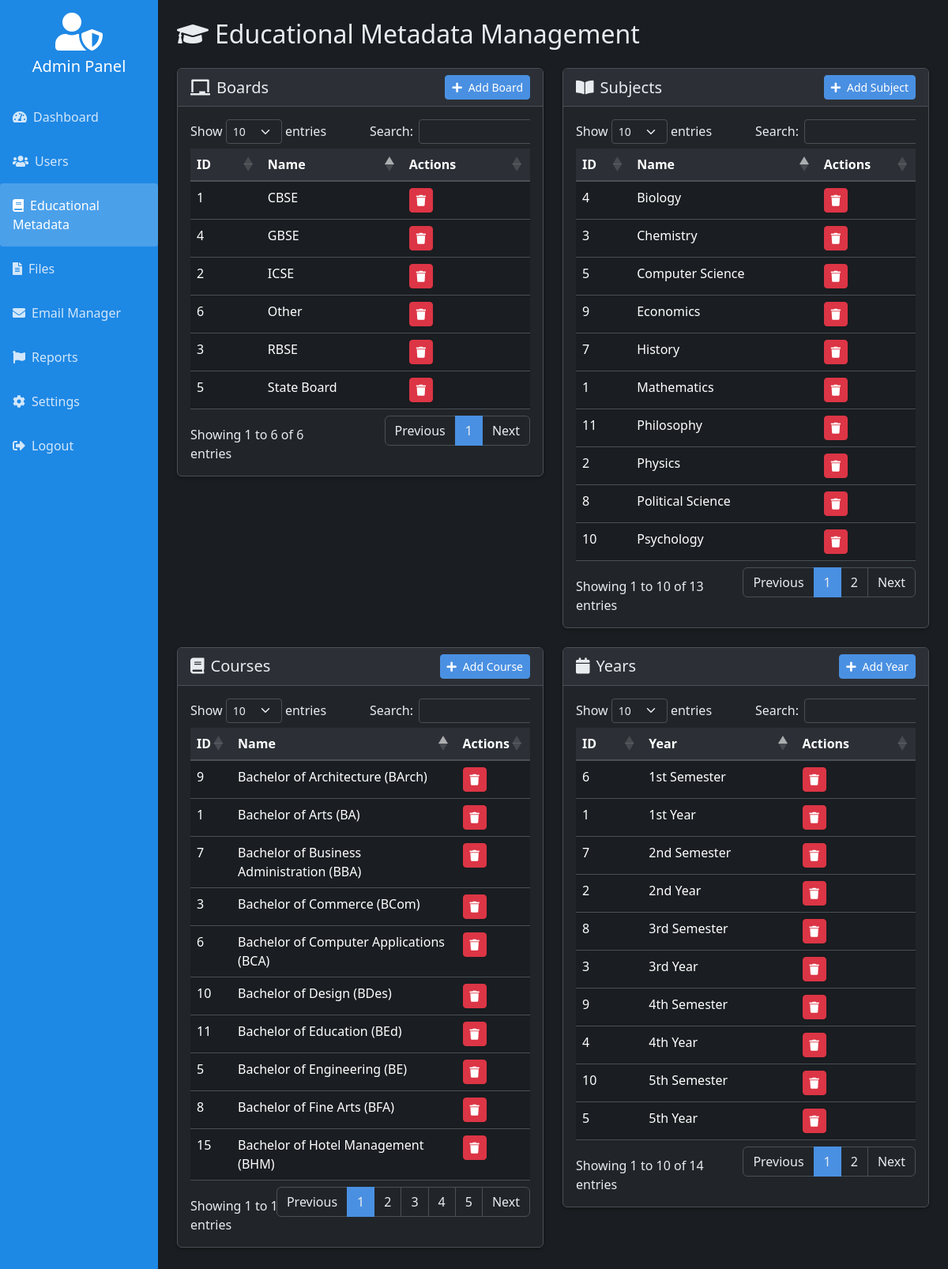
Page /admin/educational_metadata.php (signed in) on the committed database.
### tables this page shows
CREATE TABLE `boards` (
  `id` int(11) NOT NULL,
  `name` varchar(50) NOT NULL
);

CREATE TABLE `subjects` (
  `id` int(11) NOT NULL,
  `name` varchar(100) NOT NULL
);

CREATE TABLE `courses` (
  `id` int(11) NOT NULL,
  `name` varchar(100) NOT NULL
);

CREATE TABLE `years` (
  `id` int(11) NOT NULL,
  `year` varchar(100) NOT NULL
);

### includes/functions.php (called while the page is built, shortened)
<?php
function getAllSubjects($mysqli)
{
    $result = mysqli_query($mysqli, "SELECT id, name as subject FROM subjects WHERE name != '' ORDER BY name ASC");
    return $result;
}
function getAllBoards($mysqli)
{
    $result = mysqli_query($mysqli, "SELECT id, name as board FROM boards WHERE name != '' ORDER BY id");
    return $result;
}
?>

### admin/educational_metadata.php (the view, shortened to what this page needs)
<?php
require_once '../includes/db_connect.php';
require_once '../includes/functions.php';
require_once '../includes/email_manager.php';
$boards = getAllBoards($mysqli);
$subjects = getAllSubjects($mysqli);
$courses = mysqli_query($mysqli, "SELECT * FROM courses ORDER BY name ASC");
$years = mysqli_query($mysqli, "SELECT * FROM years ORDER BY year DESC");
require_once '../includes/admin_header.php';
?>
<body>
    <div class="container-fluid">
        <div class="row">
            <?php include '../includes/admin_sidebar.php'; ?>
            <div class="col-md-10 p-4">
                <h2 class="mb-4"><i class="fas fa-graduation-cap me-2"></i>Educational Metadata Management</h2>
                <div class="row">
                    <div class="col-md-6 mb-4">
                        <div class="card">
                            <div class="card-header d-flex justify-content-between align-items-center">
                                <h5 class="mb-0"><i class="fas fa-chalkboard me-2"></i>Boards</h5>
                                <button class="btn btn-sm btn-primary" data-bs-toggle="modal"
                                    data-bs-target="#addBoardModal">
                                    <i class="fas fa-plus me-2"></i>Add Board
                                </button>
                            </div>
                            <div class="card-body">
                                <div class="table-responsive">
                                    <table class="table" id="boardsTable">
                                        <thead>
                                            <tr>
                                                <th>ID</th>
                                                <th>Name</th>
                                                <th>Actions</th>
                                            </tr>
                                        </thead>
                                        <tbody>
                                            <?php while ($board = mysqli_fetch_assoc($boards)): ?>
                                                <tr>
                                                    <td><?= $board['id']; ?></td>
                                                    <td><?= htmlspecialchars($board['board']); ?></td>
                                                    <td>
                                                        <button class="btn btn-sm btn-danger"
                                                            onclick="removeItem(<?= $board['id']; ?>, 'board')">
                                                            <i class="fas fa-trash"></i>
                                                        </button>
                                                    </td>
                                                </tr>
                                            <?php endwhile; ?>
                                        </tbody>
                                    </table>
                                </div>
                            </div>
                        </div>
                    </div>
                    <div class="col-md-6 mb-4">
                        <div class="card">
                            <div class="card-header d-flex justify-content-between align-items-center">
                                <h5 class="mb-0"><i class="fas fa-book-open me-2"></i>Subjects</h5>
                                <button class="btn btn-sm btn-primary" data-bs-toggle="modal"
                                    data-bs-target="#addSubjectModal">
                                    <i class="fas fa-plus me-2"></i>Add Subject
                                </button>
                            </div>
                            <div class="card-body">
                                <div class="table-responsive">
                                    <table class="table" id="subjectsTable">
                                        <thead>
                                            <tr>
                                                <th>ID</th>
                                                <th>Name</th>
                                                <th>Actions</th>
                                            </tr>
                                        </thead>
                                        <tbody>
                                            <?php while ($subject = mysqli_fetch_assoc($subjects)): ?>
                                                <tr>
                                                    <td><?= $subject['id']; ?></td>
                                                    <td><?= htmlspecialchars($subject['subject']); ?></td>
                                                    <td>
                                                        <button class="btn btn-sm btn-danger"
                                                            onclick="removeItem(<?= $subject['id']; ?>, 'subject')">
                                                            <i class="fas fa-trash"></i>
                                                        </button>
                                                    </td>
                                                </tr>
                                            <?php endwhile; ?>
                                        </tbody>
                                    </table>
                                </div>
                            </div>
                        </div>
                    </div>
                    <div class="col-md-6 mb-4">
                        <div class="card">
                            <div class="card-header d-flex justify-content-between align-items-center">
                                <h5 class="mb-0"><i class="fas fa-book me-2"></i>Courses</h5>
                                <button class="btn btn-sm btn-primary" data-bs-toggle="modal"
                                    data-bs-target="#addCourseModal">
                                    <i class="fas fa-plus me-2"></i>Add Course
                                </button>
                            </div>
                            <div class="card-body">
                                <div class="table-responsive">
                                    <table class="table" id="coursesTable">
                                        <thead>
                                            <tr>
                                                <th>ID</th>
                                                <th>Name</th>
                                                <th>Actions</th>
                                            </tr>
                                        </thead>
                                        <tbody>
                                            <?php while ($course = mysqli_fetch_assoc($courses)): ?>
                                                <tr>
                                                    <td><?= $course['id']; ?></td>
                                                    <td><?= htmlspecialchars($course['name']); ?></td>
                                                    <td>
                                                        <button class="btn btn-sm btn-danger"
                                                            onclick="removeItem(<?= $course['id']; ?>, 'course')">
                                                            <i class="fas fa-trash"></i>
                                                        </button>
                                                    </td>
                                                </tr>
                                            <?php endwhile; ?>
                                        </tbody>
                                    </table>
                                </div>
                            </div>
                        </div>
                    </div>
                    <div class="col-md-6 mb-4">
                        <div class="card">
                            <div class="card-header d-flex justify-content-between align-items-center">
                                <h5 class="mb-0"><i class="fas fa-calendar me-2"></i>Years</h5>
                                <button class="btn btn-sm btn-primary" data-bs-toggle="modal"
                                    data-bs-target="#addYearModal">
                                    <i class="fas fa-plus me-2"></i>Add Year
                                </button>
                            </div>
                            <div class="card-body">
                                <div class="table-responsive">
                                    <table class="table" id="yearsTable">
                                        <thead>
                                            <tr>
                                                <th>ID</th>
                                                <th>Year</th>
                                                <th>Actions</th>
                                            </tr>
                                        </thead>
                                        <tbody>
                                            <?php while ($year = mysqli_fetch_assoc($years)): ?>
                                                <tr>
                                                    <td><?= $year['id']; ?></td>
                                                    <td><?= htmlspecialchars($year['year']); ?></td>
                                                    <td>
                                                        <button class="btn btn-sm btn-danger"
                                                            onclick="removeItem(<?= $year['id']; ?>, 'year')">
                                                            <i class="fas fa-trash"></i>
                                                        </button>
                                                    </td>
                                                </tr>
                                            <?php endwhile; ?>
                                        </tbody>
                                    </table>
                                </div>
                            </div>
                        </div>
                    </div>
                </div>
            </div>
        </div>
    </div>
    <?php
    include '../includes/admin_footer.php'; ?>
</body>
</html>

### assets/css/theme.css (style rules this page uses)
* { margin: 0; padding: 0; box-sizing: border-box; }
:root { --bs-blue: #4a90e2; --bs-teal: #50e3c2; --bs-orange: #f5a623; --bs-green: #28a745; --bs-red: #dc3545; --bs-gray: #6c757d; --bs-gray-dark: #343a40; --bs-white: #fff; --bs-light: #fff; --bs-dark: #212529; --bs-primary: var(--bs-blue); --bs-secondary: var(--bs-gray); --bs-success: var(--bs-green); --bs-info: var(--bs-teal); --bs-warning: var(--bs-orange); --bs-danger: var(--bs-red); --bs-light: var(--bs-light); --bs-dark: var(--bs-dark); --bs-primary-rgb: 74, 144, 226; --bs-secondary-rgb: 108, 117, 125; --bs-success-rgb: 40, 167, 69; --bs-info-rgb: 80, 227, 194; --bs-warning-rgb: 245, 166, 35; --bs-danger-rgb: 220, 53, 69; --bs-light-rgb: 248, 249, 250; --bs-dark-rgb: 33, 37, 41; --bs-body-bg: #ffffff; --bs-body-color: var(--bs-dark); --bs-secondary-bg: var(--bs-light); --bs-tertiary-bg: #ffffff; --bs-border-color: #dee2e6; --bs-inverse-color: #495057; --bs-hover-color: var(--bs-primary); --bs-shadow: rgba(0, 0, 0, 0.075); --primary-color: var(--bs-primary); --secondary-color: var(--bs-secondary); --accent-color: var(--bs-warning); --success-color: var(--bs-success); --warning-color: var(--bs-warning); --danger-color: var(--bs-danger); --bg-subtle: var(--bs-secondary-bg); --bg-body-tertiary: var(--bs-tertiary-bg); }
[data-bs-theme="dark"] { --bs-body-bg: #1a1d21; --bs-body-color: #e9ecef; --bs-secondary-bg: #2c3036; --bs-tertiary-bg: #212529; --bs-border-color: #495057; --bs-inverse-color: #adb5bd; --bs-hover-color: #ffffff; --bs-shadow: rgba(0, 0, 0, 0.25); --bg-subtle: var(--bs-secondary-bg); --bg-body-tertiary: var(--bs-tertiary-bg); }
body, .bg-dark-body, .list-group-item { background-color: var(--bs-body-bg) !important; color: var(--bs-body-color) !important; transition: background-color 0.3s ease, color 0.3s ease; }
.card, .stat-card, .modal-content, .offcanvas-body { background-color: var(--bg-body-tertiary); border: 1px solid var(--bs-border-color); box-shadow: 0 0.125rem 0.25rem var(--bs-shadow) !important; transition: transform 0.3s ease, box-shadow 0.3s ease; }
.card-header, .card-footer, .modal-header, .modal-footer, .offcanvas-header { background-color: var(--bg-subtle); border-bottom: 1px solid var(--bs-border-color); }
.table thead th { background-color: var(--bg-subtle); border-bottom: 2px solid var(--bs-border-color); }

### rows in the picture
boards: id "1", name "CBSE"
boards: id "2", name "ICSE"
boards: id "3", name "RBSE"
boards: id "4", name "GBSE"
boards: id "5", name "State Board"
boards: id "6", name "Other"
subjects: id "4", name "Biology"
subjects: id "3", name "Chemistry"
subjects: id "5", name "Computer Science"
subjects: id "9", name "Economics"
subjects: id "7", name "History"
subjects: id "1", name "Mathematics"
subjects: id "11", name "Philosophy"
subjects: id "2", name "Physics"
subjects: id "8", name "Political Science"
subjects: id "10", name "Psychology"
courses: id "9", name "Bachelor of Architecture (BArch)"
courses: id "1", name "Bachelor of Arts (BA)"
courses: id "7", name "Bachelor of Business Administration (BBA)"
courses: id "3", name "Bachelor of Commerce (BCom)"
courses: id "6", name "Bachelor of Computer Applications (BCA)"
courses: id "10", name "Bachelor of Design (BDes)"
courses: id "11", name "Bachelor of Education (BEd)"
courses: id "5", name "Bachelor of Engineering (BE)"
courses: id "8", name "Bachelor of Fine Arts (BFA)"
courses: id "15", name "Bachelor of Hotel Management (BHM)"
years: id "5", year "5th Year"
years: id "10", year "5th Semester"
years: id "4", year "4th Year"
years: id "9", year "4th Semester"
years: id "3", year "3rd Year"
years: id "8", year "3rd Semester"
years: id "2", year "2nd Year"
years: id "7", year "2nd Semester"
years: id "1", year "1st Year"
years: id "6", year "1st Semester"
